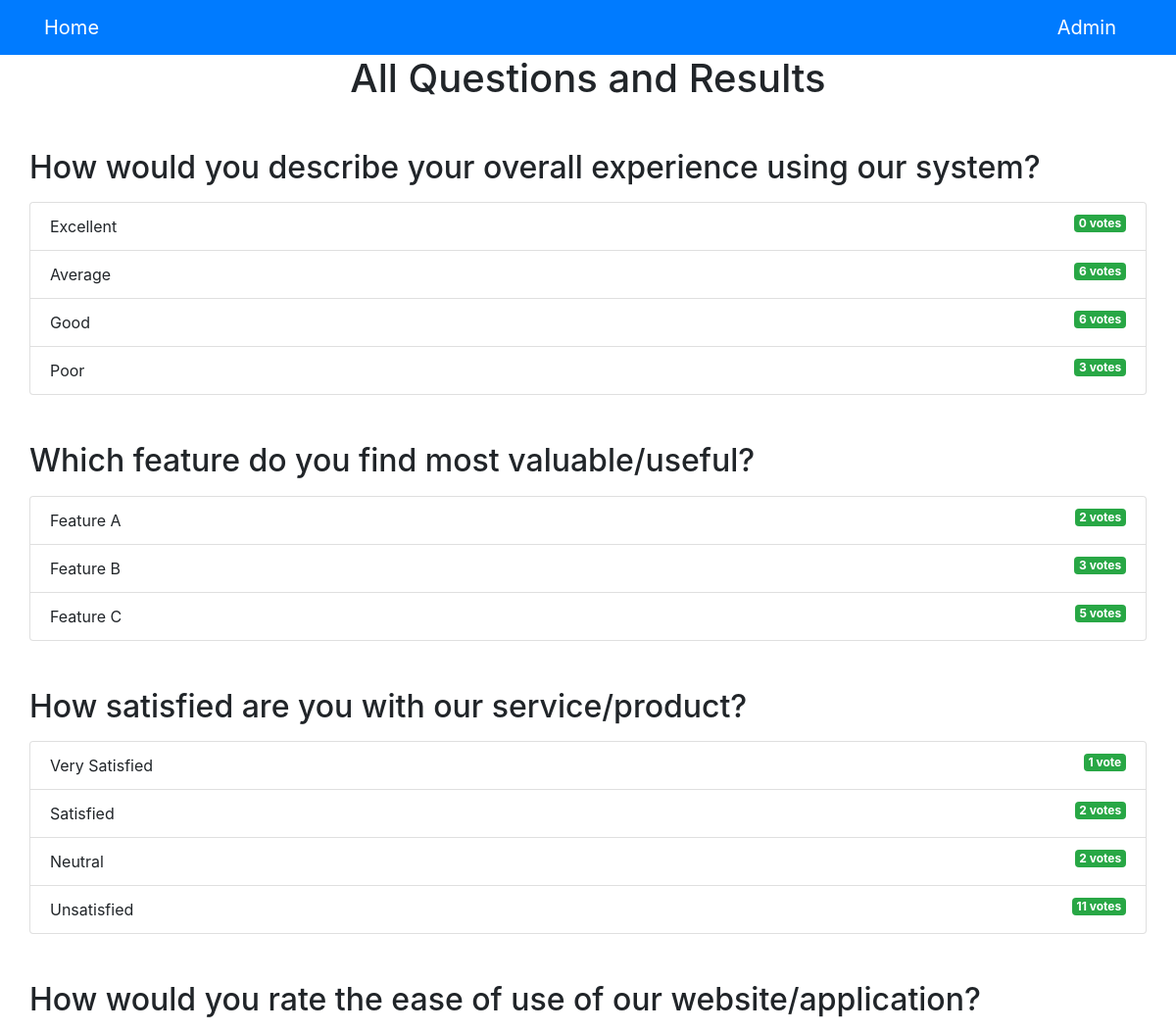
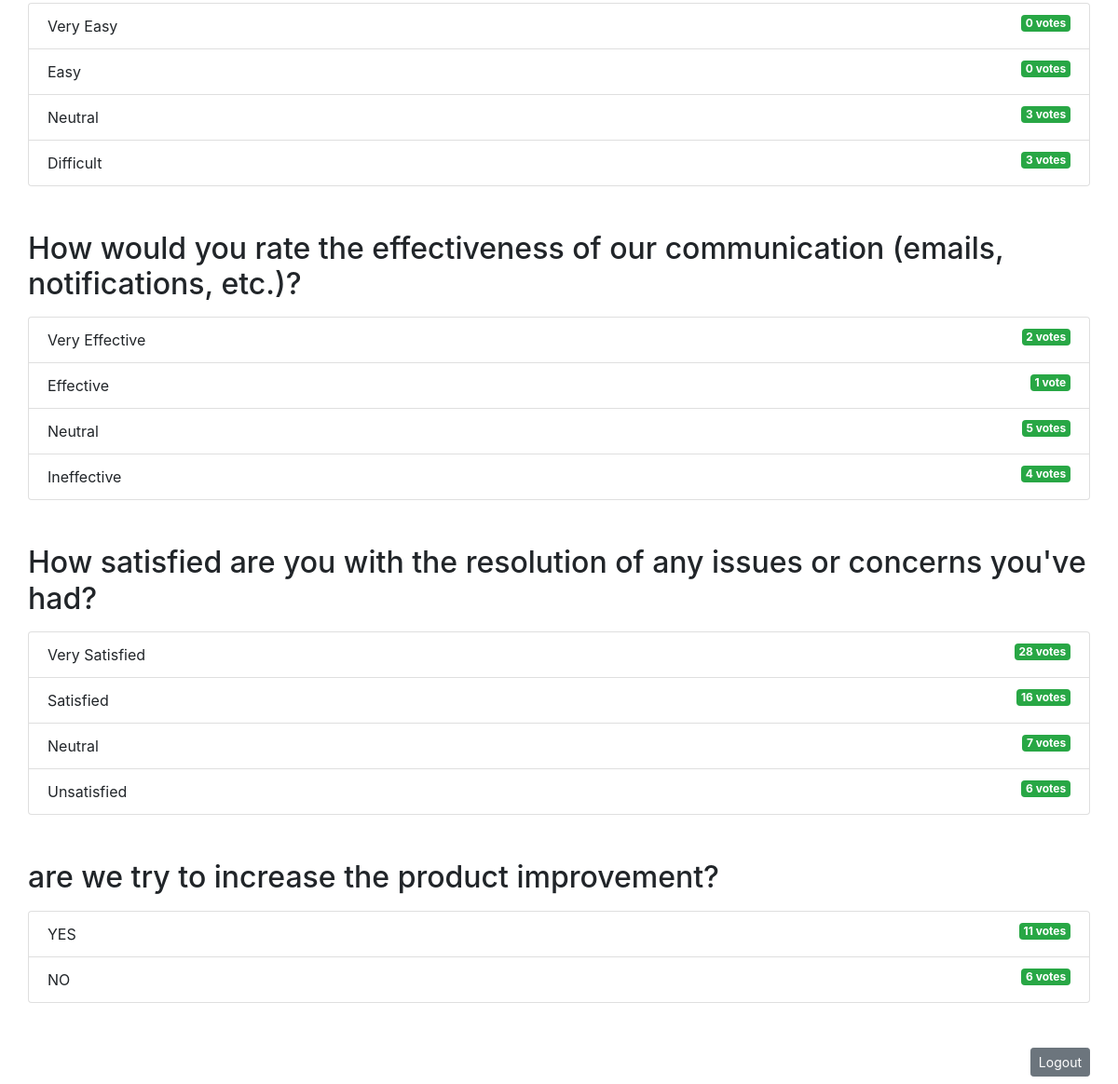
The app's page /polls/result/ (signed in) with its own data (2 pictures, top to bottom).
### polls/models.py (models this page shows, shortened)
class Question(models.Model):
    question_text = models.CharField(max_length=200)
    pub_date = models.DateTimeField('Date published')

class Choice(models.Model):
    question = models.ForeignKey(Question, on_delete=models.CASCADE)
    choice_text = models.CharField(max_length=200)
    votes = models.IntegerField(default=0)

### polls/views.py (the view)
# urls.py: path('result/', views.result, name='result'),
@login_required(login_url='polls:login')
def result(request):
    all_questions = Question.objects.all()
    return render(request, 'polls/result.html', {'all_questions': all_questions})

### templates/polls/result.html
{% extends 'base.html' %}
{% block content %}
    <h1 class="mb-5 text-center">All Questions and Results</h1>
    {% for question in all_questions %}
        <h2 class="mb-3">{{ question.question_text }}</h2>
        <ul class="list-group mb-5">
            {% for choice in question.choice_set.all %}
                <li class="list-group-item">
                    {{ choice.choice_text }}
                    <span class="badge badge-success float-right">{{ choice.votes }} vote{{ choice.votes | pluralize }}</span>
                </li>
            {% endfor %}
        </ul>
    {% endfor %}
    <a href="{% url 'polls:logout' %}" class="btn btn-secondary btn-sm float-right mb-2">Logout</a>
{% endblock %}

### templates/base.html (shortened to what this page needs)
<!DOCTYPE html>
<html lang="en">
<head>
    <link rel="stylesheet" href="https://stackpath.bootstrapcdn.com/bootstrap/4.4.1/css/bootstrap.min.css"
>
</head>
<body>
    {% include 'partials/_navbar.html'%}
    <div class="container">
        <div class="row">
            <div class=".col-md-6 m-auto">
                {% block content %}{% endblock%}
            </div>
        </div>
    </div>
</body>
</html>

### templates/partials/_navbar.html
<nav class="navbar navbar-dark bg-primary">
    <div class="container d-flex justify-content-between mb-0">
        <a class="navbar-brand" href="/">Home</a>
        <a class="navbar-brand" href="/admin">Admin</a>
    </div>
</nav>

### records on screen
Question: question_text "How would you describe your overall experience using our system?"
Choice: choice_text "Excellent", votes "0", votes|pluralize "s"
Choice: choice_text "Average", votes "6", votes|pluralize "s"
Choice: choice_text "Good", votes "6", votes|pluralize "s"
Choice: choice_text "Poor", votes "3", votes|pluralize "s"
Question: question_text "Which feature do you find most valuable/useful?"
Choice: choice_text "Feature A", votes "2", votes|pluralize "s"
Choice: choice_text "Feature B", votes "3", votes|pluralize "s"
Choice: choice_text "Feature C", votes "5", votes|pluralize "s"
Question: question_text "How satisfied are you with our service/product?"
Choice: choice_text "Very Satisfied", votes "1"
Choice: choice_text "Satisfied", votes "2", votes|pluralize "s"
Choice: choice_text "Neutral", votes "2", votes|pluralize "s"
Choice: choice_text "Unsatisfied", votes "11", votes|pluralize "s"
Question: question_text "How would you rate the ease of use of our website/application?"
Choice: choice_text "Very Easy", votes "0", votes|pluralize "s"
Choice: choice_text "Easy", votes "0", votes|pluralize "s"
Choice: choice_text "Neutral", votes "3", votes|pluralize "s"
Choice: choice_text "Difficult", votes "3", votes|pluralize "s"
Question: question_text "How would you rate the effectiveness of our communication (emails, notifications, etc.)?"
Choice: choice_text "Very Effective", votes "2", votes|pluralize "s"
Choice: choice_text "Effective", votes "1"
Choice: choice_text "Neutral", votes "5", votes|pluralize "s"
Choice: choice_text "Ineffective", votes "4", votes|pluralize "s"
Question: question_text "How satisfied are you with the resolution of any issues or concerns you've had?"
Choice: choice_text "Very Satisfied", votes "28", votes|pluralize "s"
Choice: choice_text "Satisfied", votes "16", votes|pluralize "s"
Choice: choice_text "Neutral", votes "7", votes|pluralize "s"
Choice: choice_text "Unsatisfied", votes "6", votes|pluralize "s"
Question: question_text "are we try to increase the product improvement?"
Choice: choice_text "YES", votes "11", votes|pluralize "s"
Choice: choice_text "NO", votes "6", votes|pluralize "s"
